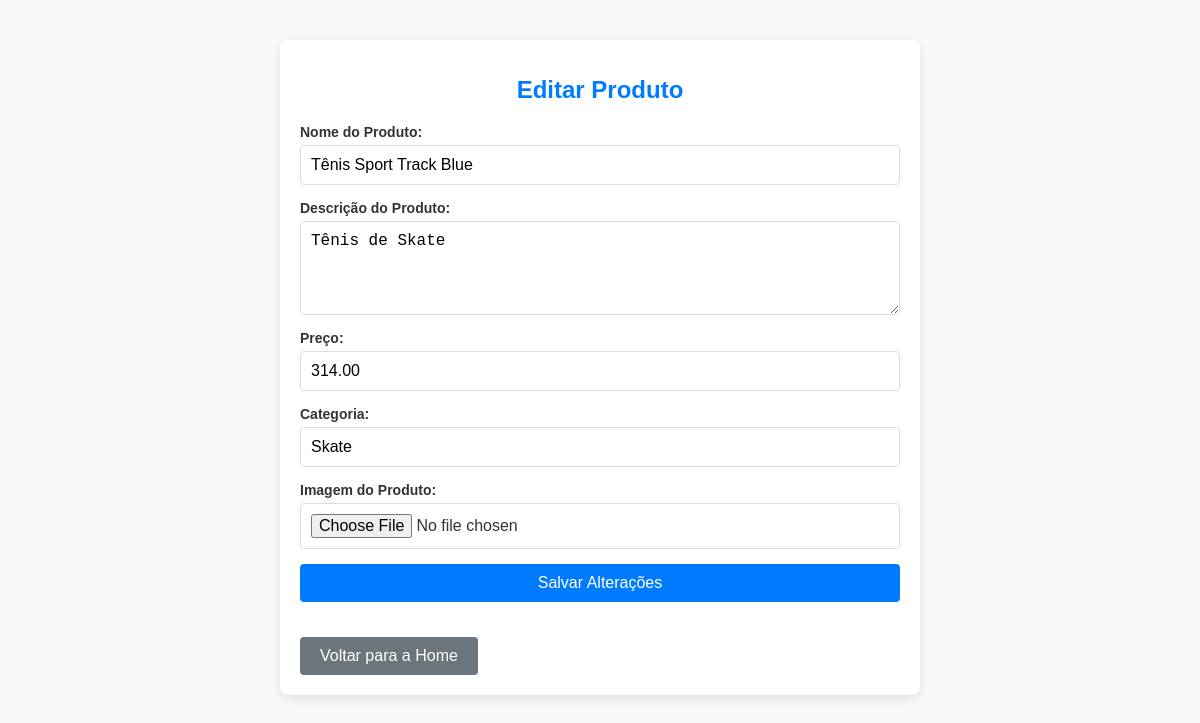
/yetzstore/editar_produto.php?id=26 (signed in), run on the app's committed database.
### tables this page shows
CREATE TABLE `produtos` (
  `id` int(11) NOT NULL,
  `nome` varchar(255) NOT NULL,
  `descricao` text NOT NULL,
  `preco` decimal(10,2) NOT NULL,
  `imagem` varchar(255) NOT NULL,
  `categoria` varchar(255) NOT NULL,
  `data_added` timestamp NOT NULL DEFAULT current_timestamp()
);

### yetzStore/editar_produto.php (the view, shortened to what this page needs)
<?php
include 'conexao.php';
if (isset($_GET['id'])) {
    $produto_id = $_GET['id'];
    $sql = "SELECT * FROM produtos WHERE id = :id";
    $stmt = $pdo->prepare($sql);
    $stmt->bindParam(':id', $produto_id, PDO::PARAM_INT);
    $stmt->execute();
    $produto = $stmt->fetch();
}
?>
<!DOCTYPE html>
<html lang="pt-br">
<head>
</head>
<body>
  <div class="container">
    <h1>Editar Produto</h1>
    <form action="editar_produto.php?id=<?php echo $produto['id']; ?>" method="POST" enctype="multipart/form-data">
      <label for="nome">Nome do Produto:</label>
      <input type="text" name="nome" id="nome" value="<?php echo htmlspecialchars($produto['nome']); ?>" required>
      <label for="descricao">Descrição do Produto:</label>
      <textarea name="descricao" id="descricao" rows="4" required><?php echo htmlspecialchars($produto['descricao']); ?></textarea>
      <label for="preco">Preço:</label>
      <input type="text" name="preco" id="preco" value="<?php echo htmlspecialchars($produto['preco']); ?>" required>
      <label for="categoria">Categoria:</label>
      <input type="text" name="categoria" id="categoria" value="<?php echo htmlspecialchars($produto['categoria']); ?>" required>
      <label for="imagem">Imagem do Produto:</label>
      <input type="file" name="imagem" id="imagem">
      <button type="submit">Salvar Alterações</button>
    </form>
    <a href="index.php" class="back-button">Voltar para a Home</a>
  </div>
</body>
</html>

### yetzStore/editar_produto.php (style rules this page uses)
body { font-family: Arial, sans-serif; margin: 0; padding: 0; background-color: #f9f9f9; color: #333; }
.container { max-width: 600px; margin: 40px auto; padding: 20px; background: #ffffff; box-shadow: 0 4px 12px rgba(0, 0, 0, 0.1); border-radius: 8px; }
.container h1 { font-size: 24px; color: #007BFF; text-align: center; margin-bottom: 20px; }
form { display: flex; flex-direction: column; }
label { font-size: 14px; font-weight: bold; margin-bottom: 5px; }
input, textarea, button { font-size: 16px; margin-bottom: 15px; padding: 10px; border: 1px solid #ddd; border-radius: 4px; width: 100%; box-sizing: border-box; }
textarea { resize: vertical; }
button { background-color: #007BFF; color: #fff; border: none; cursor: pointer; transition: background-color 0.3s ease; }
.back-button { display: inline-block; text-align: center; background-color: #6c757d; color: #fff; text-decoration: none; padding: 10px 20px; border-radius: 4px; margin-top: 20px; transition: background-color 0.3s ease; }

### data on the page
produtos: nome "Tênis Sport Track Blue", descricao "Tênis de Skate", preco "314.00", categoria "Skate"
